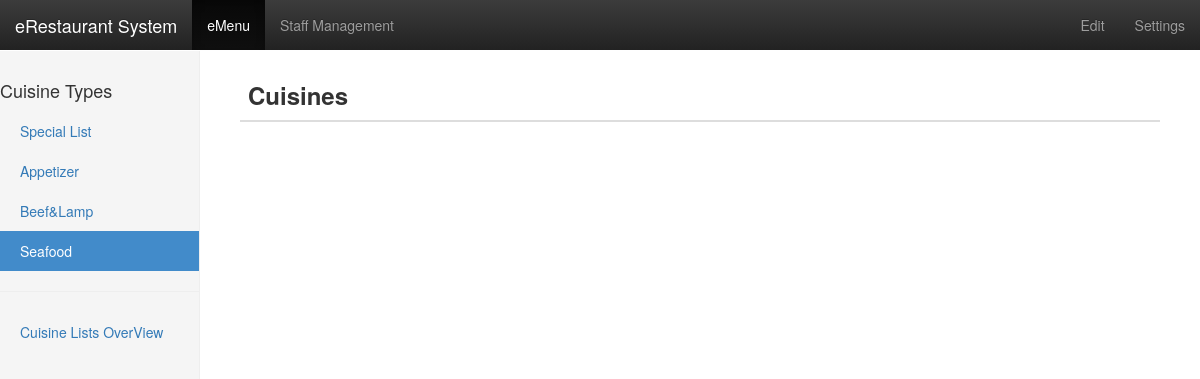
The app's page /test_V2/emenu.php?type=003 with its own data.
### tables this page shows
CREATE TABLE IF NOT EXISTS cuisineType (
	typeID TINYINT UNSIGNED ZEROFILL NOT NULL AUTO_INCREMENT, 
	sortOrder TINYINT UNSIGNED NOT NULL,
	typeName_en varchar(25) NOT NULL,
	typeName_ch varchar(25) NOT NULL,
	PRIMARY KEY (typeID)
)CHARACTER SET = utf8;

### test_V2/emenu.php (the view, shortened to what this page needs)
<?php
  $sql="SELECT * FROM systemSettings WHERE user='admin'";
  $result=mysql_query($sql);
  $row=mysql_fetch_array($result,MYSQL_ASSOC);
  $systemLanguage = $row['systemLanguage'];
?>
<html>
  <head>
    <link rel="stylesheet" href="https://maxcdn.bootstrapcdn.com/bootstrap/3.2.0/css/bootstrap.min.css">
    <link rel="stylesheet"
      href="https://maxcdn.bootstrapcdn.com/bootstrap/3.2.0/css/bootstrap-theme.min.css">
    <link rel="stylesheet" type="text/css" href="static/stylesheets/emenu.css">
  </head>
  <body>
    <div class="navbar navbar-inverse navbar-fixed-top" role="navigation">
      <div class="container-fluid">
        <div class="navbar-header">
          <a class="navbar-brand" href="#"><?php echo $constantString['navbar']['title']; ?></a>
        </div>
        <div class="navbar-collapse collapse">
          <ul class="nav navbar-nav edit-actions-hidden">
            <li class="active"><a id="emenu-system" href="emenu.php"><?php echo $constantString['navbar']['emenu_system']; ?></a></li>
            <li><a id="staff-management" href="#"><?php echo $constantString['navbar']['staff_management']; ?></a></li>
          </ul>
          <ul class="nav navbar-nav navbar-right">
            <li><a id="toggle-edit" href="#"><?php echo $constantString['edit_mode_navbar']['edit']; ?></a></li>
            <li><a id="settings" href="#" data-toggle="modal"
              data-target="#settings-modal"><?php echo $constantString['edit_mode_navbar']['settings']; ?></a></li>
          </ul>
        </div>
      </div>
    </div>
    <div class="container-fluid">
      <div class="row">
        <div class="col-sm-3 col-md-2 sidebar">
          <ul class="nav nav-sidebar">
            <li><h4><?php echo $constantString['sidebar']['cuisine_types']; ?></h4></li>
            <?php
              if (isset($_GET['special'])) {
                echo "<li class=\"active\">";
              } else {
                echo "<li>";
              }
            ?>
            <a href="emenu.php?special"><?php echo $constantString['sidebar']['special_list']; ?></a></li>
            <?php
              $sql="SELECT * FROM cuisineType ORDER BY sortOrder ASC";
              $result=mysql_query($sql);
              while ($row=mysql_fetch_array($result,MYSQL_ASSOC)) {
                if ($systemLanguage == 'en') {
                  $typeName=$row['typeName_en'];
                } elseif ($systemLanguage == 'ch') {
                  $typeName=$row['typeName_ch'];
                }
                if (isset($_GET['type']) && ($_GET['type'] == $row['typeID'])) {
                  echo "<li class=\"active\">";
                } else {
                  echo "<li>";
                }
                echo "<a href=\"emenu.php?type=".$row['typeID']."\">".$typeName."</a></li>";
              }
            ?>
            <hr>
            <?php
              if (!isset($_GET['type']) && !isset($_GET['special'])) {
                echo "<li class=\"active\">";
              } else {
                echo "<li>";
              }
            ?>
            <a href="emenu.php"><?php echo $constantString['sidebar']['overview']; ?><span class="sr-only">(current)</span></a></li>
          </ul>
        </div>
        <div class="col-sm-9 col-sm-offset-3 col-md-10 col-md-offset-2 main">
          <div class="table-responsive">
            <table class="table table-striped">
              <thead>
                <tr>
                  <th><?php echo $constantString['main_table']['th_cuisines']; ?></th>
                </tr>
              </thead>
            </table>
          </div>
        </div>
      </div>
    </div>
  </body>
</html>

### test_V2/static/stylesheets/emenu.css (style rules this page uses)
body { padding-top: 50px; }
th { font-size: 1.5em; }
.navbar-fixed-top { border: 0; }
.sidebar { display: none; }
@media (min-width: 768px) { .sidebar { position: fixed; top: 51px; bottom: 0; left: 0; z-index: 1000; display: block; padding: 20px; overflow-x: hidden; overflow-y: auto; background-color: #f5f5f5; border-right: 1px solid #eee; } }
.nav-sidebar { margin-right: -21px; margin-bottom: 20px; margin-left: -20px; }
.nav-sidebar > li > a { padding-right: 20px; padding-left: 20px; }
.nav-sidebar > .active > a, .nav-sidebar > .active > a:hover, .nav-sidebar > .active > a:focus { color: #fff; background-color: #428bca; }
.main { padding: 20px; }
@media (min-width: 768px) { .main { padding-right: 40px; padding-left: 40px; } }

### records on screen
cuisinetype: typeName_en "Appetizer"
cuisinetype: typeName_en "Beef&Lamp"
cuisinetype: typeName_en "Seafood"

### other values on screen
$constantString['navbar']['title'] "eRestaurant System"
$constantString['navbar']['emenu_system'] "eMenu"
$constantString['navbar']['staff_management'] "Staff Management"
$constantString['edit_mode_navbar']['edit'] "Edit"
$constantString['edit_mode_navbar']['settings'] "Settings"
$constantString['sidebar']['cuisine_types'] "Cuisine Types"
$constantString['sidebar']['special_list'] "Special List"
$constantString['sidebar']['overview'] "Cuisine Lists OverView"
$constantString['main_table']['th_cuisines'] "Cuisines"
